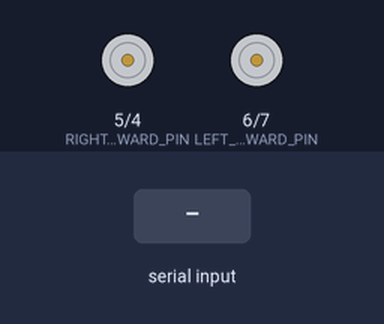
The sketch below on a simulated Arduino Uno, built with avr-gcc and run on an emulated ATmega328P. Shown: motor-driver pin pairs drawn as motors (green arrow = first pin HIGH = forward, orange = second pin HIGH = backward, longer = more drive). The test bench sets the inputs (shaded band). What the sketch prints to the serial monitor is not drawn.

Above: at 1.2 s.
1.3 s: "w" received over Serial
At 1.4 s:
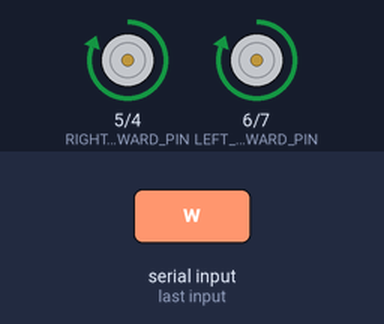
3.0 s: "s" received over Serial
At 3.1 s:
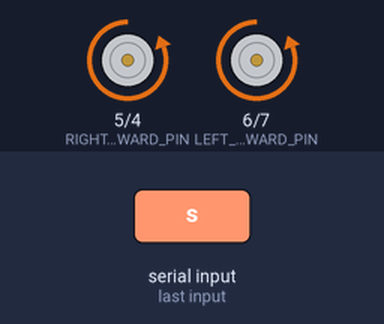
4.7 s: "a" received over Serial
At 4.8 s:
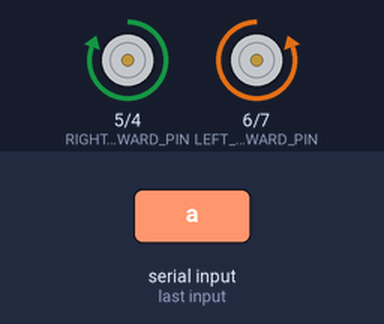
6.4 s: "d" received over Serial
At 6.5 s:
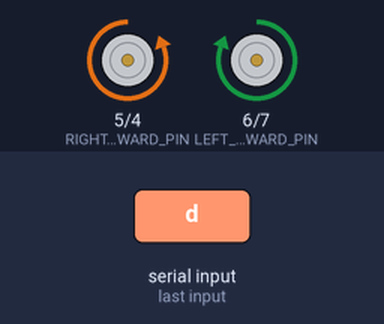
8.1 s: "q" received over Serial
At 8.2 s:
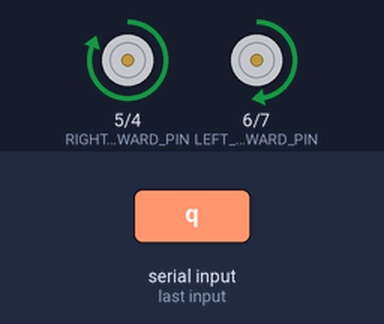
9.8 s: "e" received over Serial
At 9.9 s:
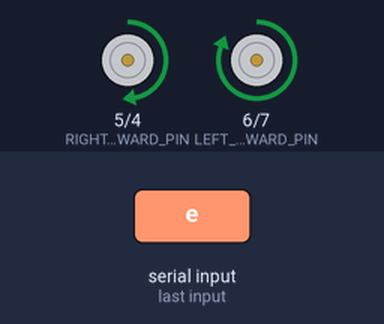
Timing chart, 0 to 12.5 s (numbered marks = the images above; inputs shaded):
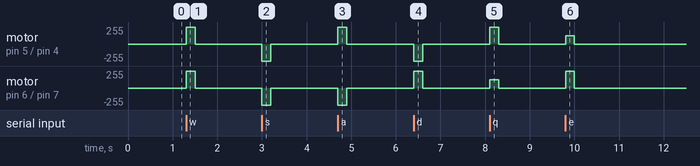

Measured:
- after the input at 1.3 s, motor on pin 5 (RIGHT_FORWARD_PIN) / pin 4 (RIGHT_BACKWARD_PIN), motor on pin 6 (LEFT_FORWARD_PIN) / pin 7 (LEFT_BACKWARD_PIN): stopped → forward 255/255 at once, → stopped 0.20 s later
- after the input at 3.0 s, motor on pin 5 (RIGHT_FORWARD_PIN) / pin 4 (RIGHT_BACKWARD_PIN), motor on pin 6 (LEFT_FORWARD_PIN) / pin 7 (LEFT_BACKWARD_PIN): stopped → backward 255/255 at once, → stopped 0.20 s later
- after the input at 4.7 s, motor on pin 5 (RIGHT_FORWARD_PIN) / pin 4 (RIGHT_BACKWARD_PIN): stopped → forward 255/255 at once, → stopped 0.20 s later; motor on pin 6 (LEFT_FORWARD_PIN) / pin 7 (LEFT_BACKWARD_PIN): stopped → backward 255/255 at once, → stopped 0.20 s later
- after the input at 6.4 s, motor on pin 5 (RIGHT_FORWARD_PIN) / pin 4 (RIGHT_BACKWARD_PIN): stopped → backward 255/255 at once, → stopped 0.20 s later; motor on pin 6 (LEFT_FORWARD_PIN) / pin 7 (LEFT_BACKWARD_PIN): stopped → forward 255/255 at once, → stopped 0.20 s later
- after the input at 8.1 s, motor on pin 5 (RIGHT_FORWARD_PIN) / pin 4 (RIGHT_BACKWARD_PIN): stopped → forward 255/255 at once, → stopped 0.20 s later; motor on pin 6 (LEFT_FORWARD_PIN) / pin 7 (LEFT_BACKWARD_PIN): stopped → forward 127/255 at once, → stopped 0.20 s later
- after the input at 9.8 s, motor on pin 5 (RIGHT_FORWARD_PIN) / pin 4 (RIGHT_BACKWARD_PIN): stopped → forward 127/255 at once, → stopped 0.20 s later; motor on pin 6 (LEFT_FORWARD_PIN) / pin 7 (LEFT_BACKWARD_PIN): stopped → forward 255/255 at once, → stopped 0.20 s later

The sketch:

main.ino
```cpp
#define RIGHT_FORWARD_PIN 5
#define RIGHT_BACKWARD_PIN 4
#define LEFT_FORWARD_PIN 6
#define LEFT_BACKWARD_PIN 7

unsigned long lastCommandTime = 0;
const unsigned long COMMAND_TIMEOUT = 200;

void setup() {
  pinMode(RIGHT_FORWARD_PIN, OUTPUT);
  pinMode(RIGHT_BACKWARD_PIN, OUTPUT);
  pinMode(LEFT_FORWARD_PIN, OUTPUT);
  pinMode(LEFT_BACKWARD_PIN, OUTPUT);
  Serial.begin(9600);
  Serial.println("Ready for WASD control!");
}

void loop() {
  // Check if a command is available from the serial buffer
  if (Serial.available() > 0) {
    char cmd = Serial.read();
    handleCommand(cmd);
    lastCommandTime = millis(); // Reset the timeout timer on each command
  }

  // If no command has been received for a while, stop the motors
  if (millis() - lastCommandTime > COMMAND_TIMEOUT) {
    stopMotors();
  }
}

void handleCommand(char cmd) {
  switch(tolower(cmd)) {
    case 'w': moveForward(255); break;
    case 's': moveBackward(255); break;
    case 'a': turnLeft(255); break;
    case 'd': turnRight(255); break;
    case 'q': moveForwardLeft(255); break;  // diagonal forward-left
    case 'e': moveForwardRight(255); break; // diagonal forward-right
    case 'z': moveBackwardLeft(255); break; // diagonal backward-left
    case 'c': moveBackwardRight(255); break; // diagonal backward-right
    default: stopMotors(); break;
  }
}

void moveForward(int speed) {
  analogWrite(RIGHT_FORWARD_PIN, speed);
  digitalWrite(RIGHT_BACKWARD_PIN, LOW);
  analogWrite(LEFT_FORWARD_PIN, speed);
  digitalWrite(LEFT_BACKWARD_PIN, LOW);
}

void moveBackward(int speed) {
  digitalWrite(RIGHT_FORWARD_PIN, LOW);
  analogWrite(RIGHT_BACKWARD_PIN, speed);
  digitalWrite(LEFT_FORWARD_PIN, LOW);
  analogWrite(LEFT_BACKWARD_PIN, speed);
}

void turnLeft(int speed) {
  analogWrite(RIGHT_FORWARD_PIN, speed);
  digitalWrite(RIGHT_BACKWARD_PIN, LOW);
  digitalWrite(LEFT_FORWARD_PIN, LOW);
  analogWrite(LEFT_BACKWARD_PIN, speed);
}

void turnRight(int speed) {
  digitalWrite(RIGHT_FORWARD_PIN, LOW);
  analogWrite(RIGHT_BACKWARD_PIN, speed);
  analogWrite(LEFT_FORWARD_PIN, speed);
  digitalWrite(LEFT_BACKWARD_PIN, LOW);
}

void moveForwardLeft(int speed) {
  analogWrite(RIGHT_FORWARD_PIN, speed);
  digitalWrite(RIGHT_BACKWARD_PIN, LOW);
  analogWrite(LEFT_FORWARD_PIN, speed/2);
  digitalWrite(LEFT_BACKWARD_PIN, LOW);
}

void moveForwardRight(int speed) {
  analogWrite(RIGHT_FORWARD_PIN, speed/2);
  digitalWrite(RIGHT_BACKWARD_PIN, LOW);
  analogWrite(LEFT_FORWARD_PIN, speed);
  digitalWrite(LEFT_BACKWARD_PIN, LOW);
}

void moveBackwardLeft(int speed) {
  digitalWrite(RIGHT_FORWARD_PIN, LOW);
  analogWrite(RIGHT_BACKWARD_PIN, speed/2);
  digitalWrite(LEFT_FORWARD_PIN, LOW);
  analogWrite(LEFT_BACKWARD_PIN, speed);
}

void moveBackwardRight(int speed) {
  digitalWrite(RIGHT_FORWARD_PIN, LOW);
  analogWrite(RIGHT_BACKWARD_PIN, speed);
  digitalWrite(LEFT_FORWARD_PIN, LOW);
  analogWrite(LEFT_BACKWARD_PIN, speed/2);
}

void stopMotors() {
  analogWrite(RIGHT_FORWARD_PIN, 0);
  analogWrite(RIGHT_BACKWARD_PIN, 0);
  analogWrite(LEFT_FORWARD_PIN, 0);
  analogWrite(LEFT_BACKWARD_PIN, 0);
}
```
